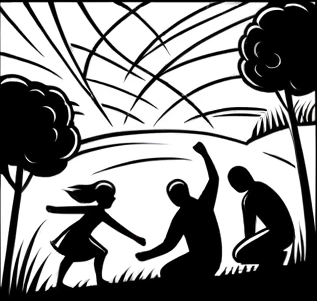
#> input picture image_converter/sample_images/ai_art/Untitled 100.png, 317 x 301 px
$ python -i main.py   (imports and definitions only)
#> lines starting #> are read from the running program, lines starting #| are printed output that depends on the picture; after the words box and inside, x2 and y2 are one past the last pixel; in counts of white or black regions, pixels touching at a corner belong together
import argparse
import pathlib
import sys

from PIL import Image, ImageOps, UnidentifiedImageError

CODE_PREFIX = """
// From Image: %s
const LV_ATTRIBUTE_MEM_ALIGN LV_ATTRIBUTE_LARGE_CONST uint8_t
    %s_map[] = {
#if CONFIG_VISTA508_WIDGET_INVERTED
        0xff, 0xff, 0xff, 0xff, /*Color of index 0*/
        0x00, 0x00, 0x00, 0xff, /*Color of index 1*/
#else
        0x00, 0x00, 0x00, 0xff, /*Color of index 0*/
        0xff, 0xff, 0xff, 0xff, /*Color of index 1*/
#endif
"""

CODE_SUFFIX = """
};
const lv_img_dsc_t %s = {
    .header.cf = LV_IMG_CF_INDEXED_1BIT,
    .header.always_zero = 0,
    .header.reserved = 0,
    .header.w = %d,
    .header.h = %d,
    .data_size = %d,
    .data = %s_map,
};

"""

ART_C_BODY = """
#include <lvgl.h>

#ifndef LV_ATTRIBUTE_MEM_ALIGN
#define LV_ATTRIBUTE_MEM_ALIGN
#endif

%s

const lv_img_dsc_t image_list[%d] = {
    %s
};

const uint32_t image_count = %d;

"""


def image_to_black_and_white(source_image, threshold=None):
    if threshold:
        return source_image.convert("L").point(
            lambda x: 255 if x > threshold else 0, mode="1"
        )
    return source_image.convert("1")


# [184 lines left out: functions image_to_byte_array, byte_array_to_hex_code, image_to_c_code, scale_and_crop_image, main, not called in this run]


# [2 lines not run here, left out]

>>> from PIL import Image
>>> picture = Image.open('../sample_images/ai_art/Untitled 100.png')
#> picture is the input picture: PIL image 317x301 RGB; mean R, G, B 138.9, 138.9, 138.8
>>> result = image_to_black_and_white(picture)
#> in image_to_black_and_white, `return source_image.convert("1")`:
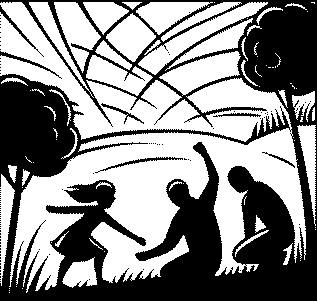
#> returned value: PIL image 317x301 1; 54.4% white; 96 black regions (89 under 20 px), largest, box (x1, y1, x2, y2) and area: (0, 0, 317, 301) 42524, (95, 157, 183, 173) 205, (0, 51, 62, 79) 177

$ run again, on image_converter/sample_images/ai_art/Untitled 103.png
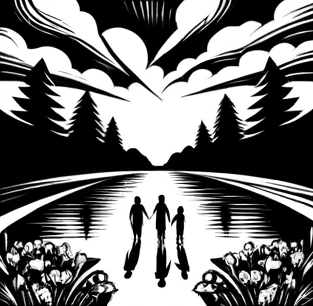
#> input picture image_converter/sample_images/ai_art/Untitled 103.png, 313 x 306 px
#> picture is the input picture: PIL image 313x306 RGB; mean R, G, B 115.6, 115.6, 115.5
#> in image_to_black_and_white, `return source_image.convert("1")`:
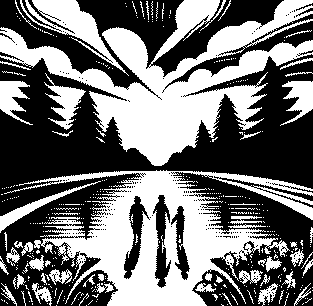
#> returned value: PIL image 313x306 1; 45.3% white; 414 white regions (358 under 20 px), largest, box (x1, y1, x2, y2) and area: (0, 0, 313, 166) 17882, (4, 170, 313, 306) 16096, (20, 0, 129, 76) 2168

$ run again, on image_converter/sample_images/ai_art/Untitled 104.png
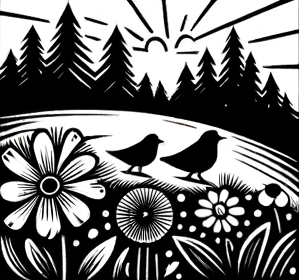
#> input picture image_converter/sample_images/ai_art/Untitled 104.png, 299 x 280 px
#> picture is the input picture: PIL image 299x280 RGB; mean R, G, B 114.7, 114.7, 114.7
#> in image_to_black_and_white, `return source_image.convert("1")`:
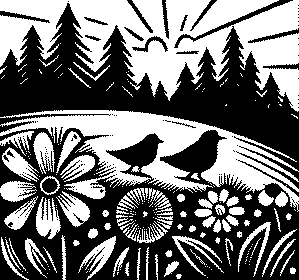
#> returned value: PIL image 299x280 1; 44.9% white; 205 white regions (119 under 20 px), largest, box (x1, y1, x2, y2) and area: (0, 0, 299, 112) 16626, (0, 110, 299, 212) 10338, (36, 197, 61, 239) 619

$ run again, on image_converter/sample_images/ai_art/Untitled 105.png
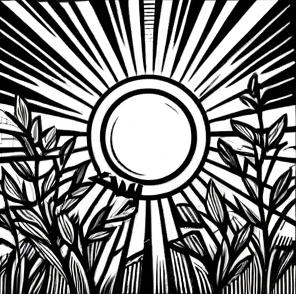
#> input picture image_converter/sample_images/ai_art/Untitled 105.png, 296 x 294 px
#> picture is the input picture: PIL image 296x294 RGB; mean R, G, B 123.7, 123.6, 123.6
#> in image_to_black_and_white, `return source_image.convert("1")`:
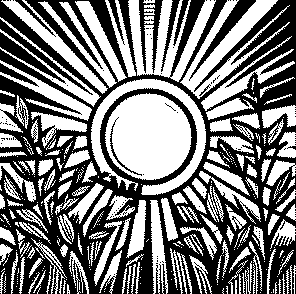
#> returned value: PIL image 296x294 1; 48.4% white; 320 white regions (159 under 20 px), largest, box (x1, y1, x2, y2) and area: (105, 93, 192, 180) 5700, (128, 0, 216, 82) 3153, (180, 0, 290, 99) 3060
